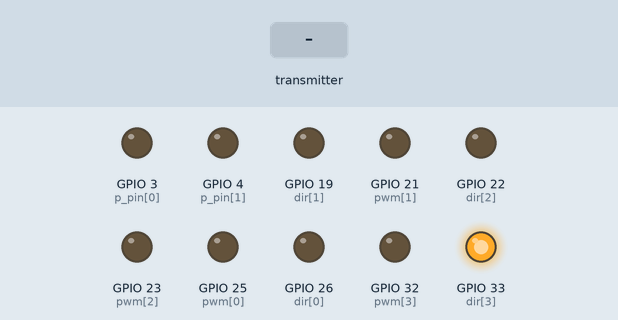
A sketch run on a simulated ESP32. On the bench: output pins drawn as LEDs (lit = HIGH). Inputs (shaded band) come from the test bench. What the sketch prints to the serial monitor is not drawn.

Above: at 1.2 s.
1.3 s: the transmitter starts sending mode = 1
At 2.5 s:
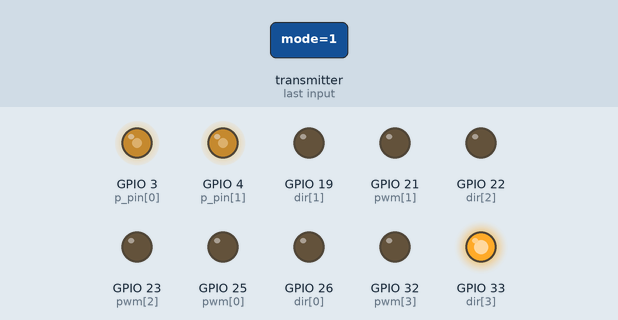
2.8 s: the transmitter starts sending pwm.0 = 1024
At 3.8 s:
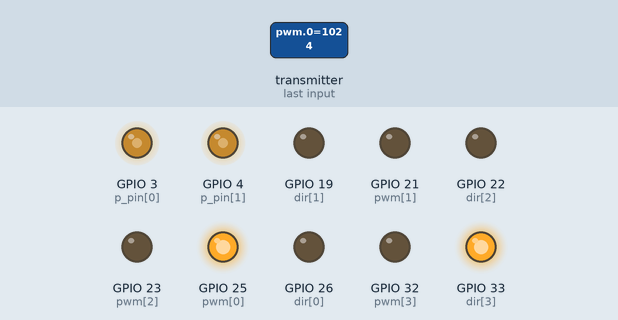
4.3 s: the transmitter starts sending pwm.1 = 1024
At 5.0 s:
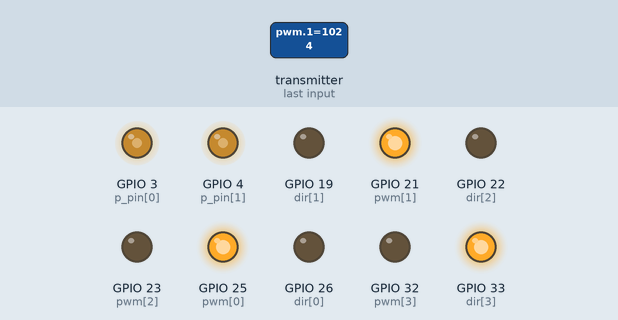
5.8 s: the transmitter starts sending pwm.2 = 1024
At 6.1 s:
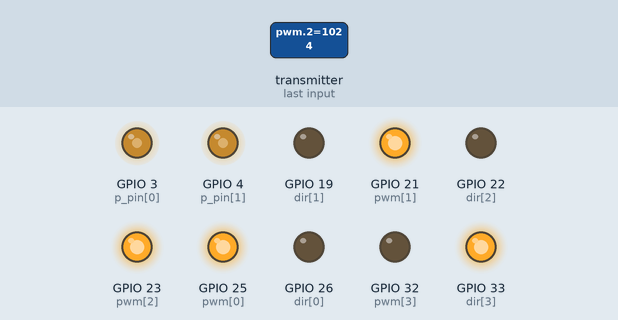
7.3 s: the transmitter starts sending button = 1
At 8.4 s:
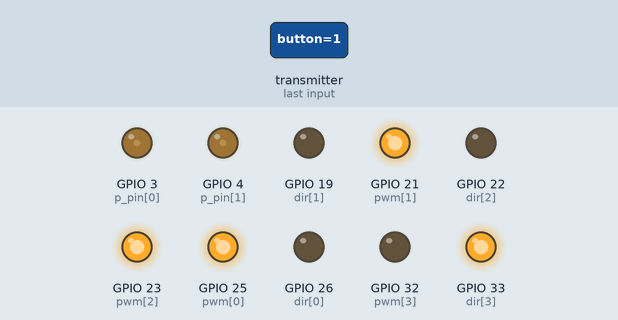
8.8 s: the transmitter starts sending pwm.3 = 1024
At 9.5 s:
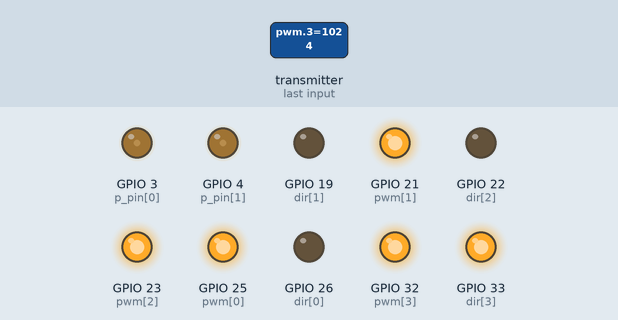
Timing chart, 0 to 11.3 s (numbered marks = the images above; inputs shaded):
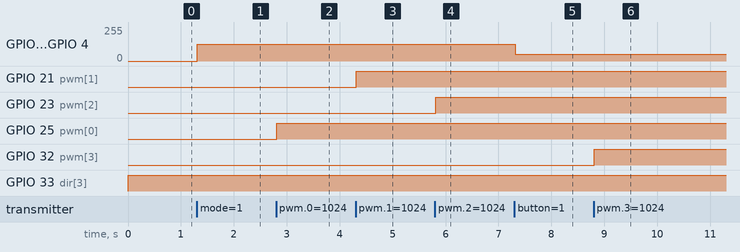

Measured:
- after the input at 1.3 s, GPIO 3 (p_pin[0]), GPIO 4 (p_pin[1]): 0/255 → 127/255 at once
- after the input at 2.8 s, GPIO 25 (pwm[0]): LOW → HIGH at once
- after the input at 4.3 s, GPIO 21 (pwm[1]): LOW → HIGH at once
- after the input at 5.8 s, GPIO 23 (pwm[2]): LOW → HIGH at once
- after the input at 7.3 s, GPIO 3 (p_pin[0]), GPIO 4 (p_pin[1]): 127/255 → 50/255 at once
- after the input at 8.8 s, GPIO 32 (pwm[3]): LOW → HIGH at once

The sketch:

EditedRR_slave.ino
```cpp
#include <esp_now.h>
#include <WiFi.h>
#define CHANNEL 1

void InitESPNow() {
  WiFi.disconnect();
  if (esp_now_init() == ESP_OK) {
    Serial.println("ESPNow Init Success");
  } else {
    Serial.println("ESPNow Init Failed");
    ESP.restart();
  }
}

// config AP SSID
void configDeviceAP() {
  const char *SSID = "Slave_1";
  bool result = WiFi.softAP(SSID, "Slave_1_Password", CHANNEL, 0);
  if (!result) {
    Serial.println("AP Config failed.");
  } else {
    Serial.println("AP Config Success. Broadcasting with AP: " + String(SSID));
    Serial.print("AP CHANNEL ");
    Serial.println(WiFi.channel());
  }
}

int dir[4] = { 26, 19, 22, 33 };
int pwm[4] = { 25, 21, 23, 32 };

typedef struct message {
  int mode;
  int pwm[4];
  int button;
};
message recieved;

void OnDataRecv(const uint8_t *mac_addr, const uint8_t *data, int data_len) {
  char macStr[18];
  snprintf(macStr, sizeof(macStr), "%02x:%02x:%02x:%02x:%02x:%02x",
           mac_addr[0], mac_addr[1], mac_addr[2], mac_addr[3], mac_addr[4], mac_addr[5]);
  Serial.print("Last Packet Recv from: ");
  Serial.println(macStr);
  memcpy(&recieved, data, sizeof(recieved));
  Serial.print("Byte Recieved: ");
  Serial.println(data_len);
}

void setup() {
  Serial.begin(115200);
  Serial.println("ESPNow/Basic/Slave Example");

  for (int i = 0; i < 4; i++)
    pinMode(dir[i], OUTPUT);

  for (int i = 0; i < 4; i++)
    pinMode(pwm[i], OUTPUT);

  //Set device in AP mode to begin with
  WiFi.mode(WIFI_AP);
  // configure device AP mode
  configDeviceAP();
  // This is the mac address of the Slave in AP Mode
  Serial.print("AP MAC: ");
  Serial.println(WiFi.softAPmacAddress());
  // Init ESPNow with a fallback logic
  InitESPNow();
  // Once ESPNow is successfully Init, we will register for recv CB to
  // get recv packer info.
  esp_now_register_recv_cb(OnDataRecv);
}

void moveBot() {

  int dirs[4] = { false, false, false, true };
  int vel[4];
  int directions[4];

  for (int i = 0; i < 4; i++) {
    if (recieved.pwm[i] < 0) {
      vel[i] = -recieved.pwm[i];
      directions[i] = !dirs[i];
    } else {
      vel[i] = recieved.pwm[i];
      directions[i] = dirs[i];
    }
    Serial.print(vel[i]);
    Serial.print("  ");
  }
  Serial.println("");

  for (int i = 0; i < 4; i++) {
    digitalWrite(dir[i], directions[i]);
    analogWrite(pwm[i], vel[i]);
  }
}

void leadscrew(int op)
{
  int d_pin[2] = {1,2};
  int p_pin[2] = {3,4};
  int speed = 50;
  int dirs[2][2] = {true, false,
                   false, true};
  for(int i=0; i<2; i++)
    {
      digitalWrite(d_pin[i], dirs[i][op]);
      analogWrite(p_pin[i], speed);
    }
}

void shoot(int op)
{
  int d_pin[2] = {1,2};
  int p_pin[2] = {3,4};
  int speed[2] = {127, 175};

  for(int i=0; i<2; i++)
    {
      digitalWrite(d_pin[i], HIGH);
      analogWrite(p_pin[i], speed[op]);
    }
}

void loop() {

  moveBot();
  if(recieved.mode==1)
  switch(recieved.button)
  {
    case 0: shoot(0); Serial.println("Shoooting close range"); break;
    case 1: leadscrew(0); Serial.println("Lead Screw going down"); break;
    case 2: leadscrew(1); Serial.println("Lead Screw going up"); break;
    case 3: shoot(1); Serial.println("Shooting long range"); break;
  }
}
```
